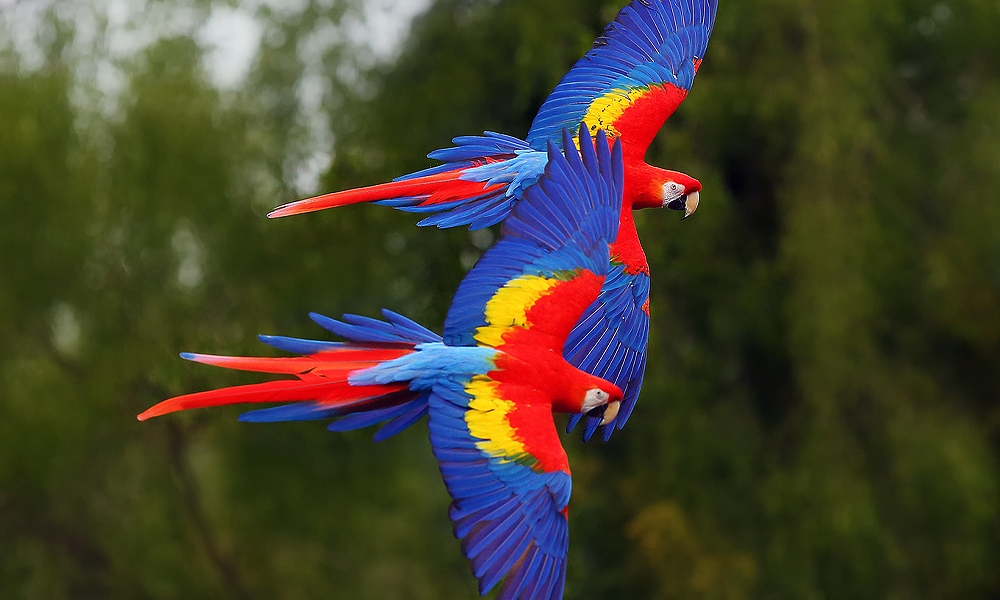
#> input picture invertImage/parrot.jpg, 1000 x 600 px
$ python main.py
#> lines starting #> are read from the running program, lines starting #| are printed output that depends on the picture
import cv2
import numpy as np
from matplotlib import pyplot as plt

foto = cv2.imread("parrot.jpg",0)
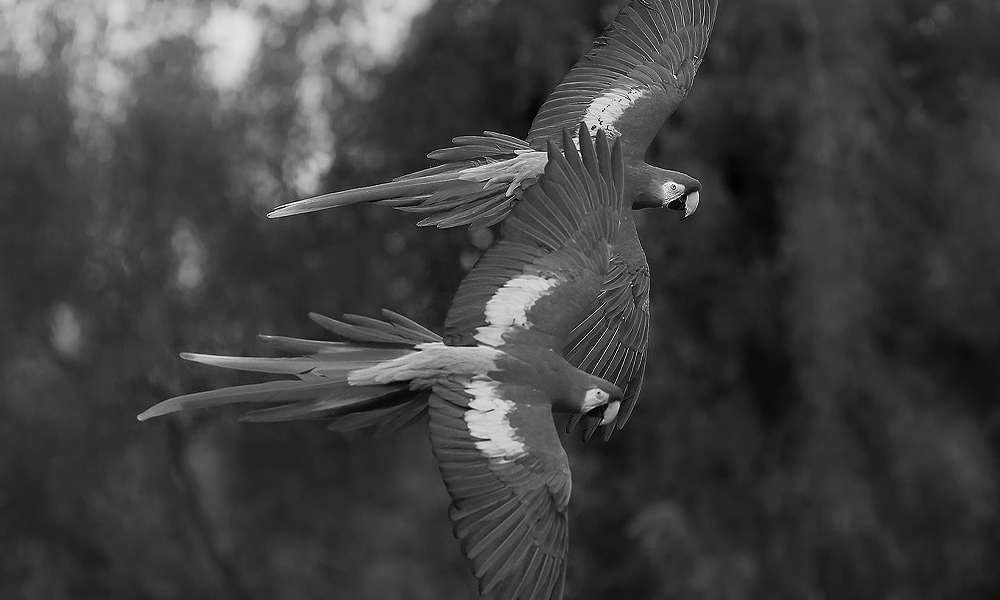
#> foto: shape (600, 1000); min 0, max 255, mean 64

cv2.imshow("Papagan",foto)

maxDeger = np.max(foto)
#> maxDeger = 255
satir,sutun = np.shape(foto)
#> satir = 600; sutun = 1000

for i in range(satir):
    for j in range(sutun):
        foto[i,j]  = maxDeger - foto[i,j]
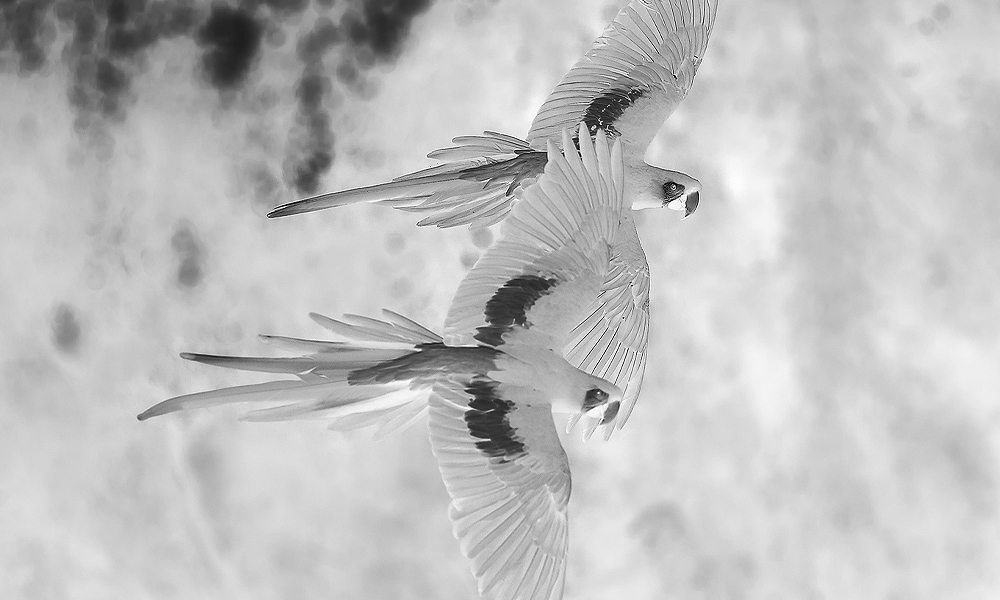
#> foto: shape (600, 1000); min 0, max 255, mean 191

cv2.imshow("Papagan Tersi",foto)

cv2.waitKey()
